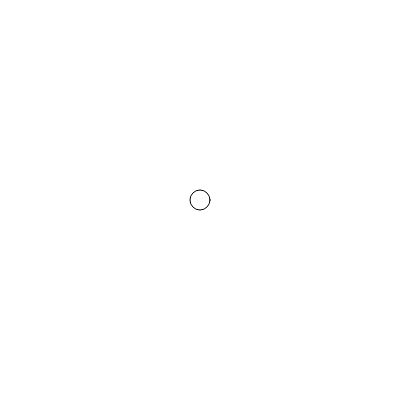
Frame 1 (no input)
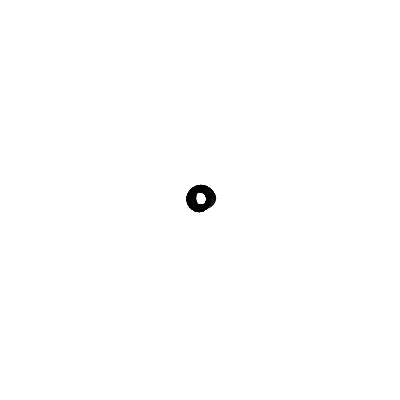
Frame 60 (no input)
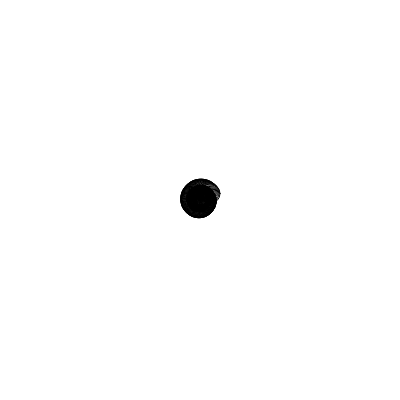
Frame 120 (the mouse pressed at the canvas centre since frame 60)

The p5.js sketch that drew these frames (run headless with seeded random() and noise() and a simulated clock; from frame 60 on, the mouse is pressed at the canvas centre):

// p5.js sketch
// ── sketch.js
let x;
let y;
let a = 0;
function setup() {
  createCanvas(400, 400);
  x = 0;
  y = height/2;
}

function draw() {
  // background(0);
  //x = x + 10;
  let angle = frameCount;
  x = width/2 + a * cos(angle*0.1);
  //y = y0 +speed/variable
  //y = height/2 + 100 * sin(x*0.01);
  y = height/2 + a* sin(angle*0.1);
  noFill();
  circle(x, y, 20);
  a = a+0.1;

}
